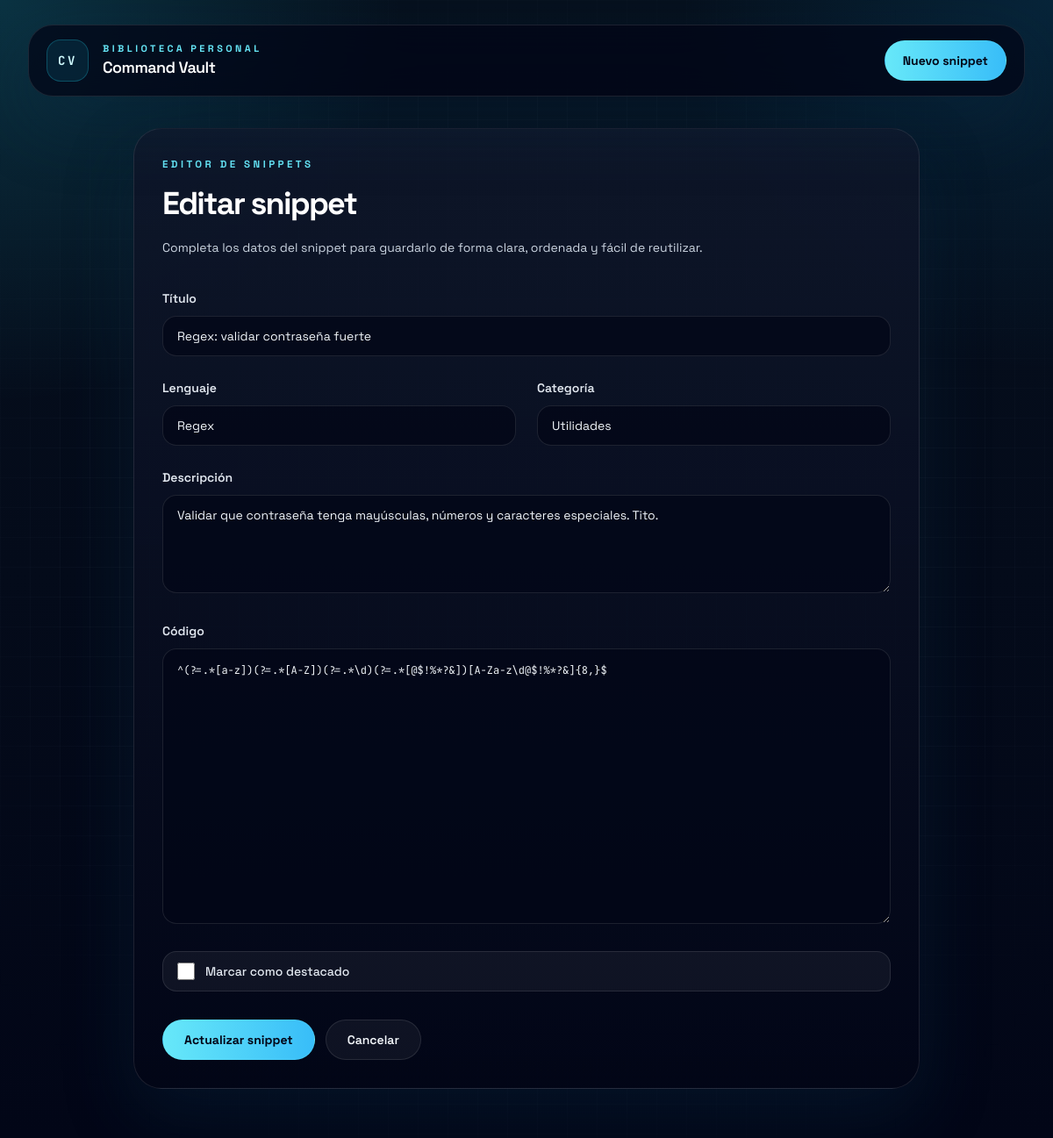
Page /editar/107/ on the committed database.
### vault/models.py (models this page shows, shortened)
class Snippet(models.Model):
    LENGUAJES = [
        ('python', 'Python'),
        ('javascript', 'JavaScript'),
        ('html', 'HTML'),
        ('css', 'CSS'),
        ('bash', 'Bash'),
        ('sql', 'SQL'),
        ('django', 'Django'),
        ('git', 'Git'),
        ('docker', 'Docker'),
        ('regex', 'Regex'),
        ('json', 'JSON'),
        ('yaml', 'YAML'),
    ]
    CATEGORIAS = [
        ('backend', 'Backend'),
        ('frontend', 'Frontend'),
        ('database', 'Base de datos'),
        ('devops', 'DevOps'),
        ('utils', 'Utilidades'),
    ]
    titulo = models.CharField(max_length=120)
    lenguaje = models.CharField(max_length=20, choices=LENGUAJES)
    categoria = models.CharField(max_length=20, choices=CATEGORIAS)
    descripcion = models.TextField()
    codigo = models.TextField()
    destacado = models.BooleanField(default=False)
    creado_en = models.DateTimeField(auto_now_add=True)
    actualizado_en = models.DateTimeField(auto_now=True)
    class Meta:
        ordering = ['-creado_en']
        verbose_name = 'Snippet'
        verbose_name_plural = 'Snippets'

### vault/views.py (the view)
# urls.py: path('editar/<int:pk>/', views.snippet_update, name='snippet_update'),
def snippet_update(request, pk):
    snippet = get_object_or_404(Snippet, pk=pk)
    if request.method == 'POST':
        form = SnippetForm(request.POST, instance=snippet)
        if form.is_valid():
            snippet = form.save()
            return redirect('snippet_detail', pk=snippet.pk)
    else:
        form = SnippetForm(instance=snippet)
    return render(request, 'vault/snippet_form.html', {
        'form': form,
        'titulo_pagina': 'Editar snippet',
        'texto_boton': 'Actualizar snippet'
    })

### vault/templates/vault/snippet_form.html (shortened to what this page needs)
{% extends 'vault/base.html' %}
{% block content %}
<section class="mx-auto max-w-4xl">
    <div class="rounded-[32px] border border-white/10 bg-[linear-gradient(180deg,rgba(15,23,42,0.9),rgba(2,6,23,0.96))] p-6 shadow-glow sm:p-8">
        <div class="max-w-2xl">
            <p class="text-[0.72rem] font-bold uppercase tracking-[0.3em] text-cyan-300">Editor de snippets</p>
            <h1 class="mt-4 text-4xl font-bold tracking-[-0.05em] text-white">{{ titulo_pagina }}</h1>
            <p class="mt-4 text-sm leading-7 text-slate-300">Completa los datos del snippet para guardarlo de forma clara, ordenada y fácil de reutilizar.</p>
        </div>
        <form method="post" class="mt-8 space-y-6">
            <div class="space-y-2">
                <label class="text-sm font-semibold text-slate-200" for="{{ form.titulo.id_for_label }}">Título</label>
                {{ form.titulo }}
            </div>
            <div class="grid gap-6 md:grid-cols-2">
                <div class="space-y-2">
                    <label class="text-sm font-semibold text-slate-200" for="{{ form.lenguaje.id_for_label }}">Lenguaje</label>
                    {{ form.lenguaje }}
                </div>
                <div class="space-y-2">
                    <label class="text-sm font-semibold text-slate-200" for="{{ form.categoria.id_for_label }}">Categoría</label>
                    {{ form.categoria }}
                </div>
            </div>
            <div class="space-y-2">
                <label class="text-sm font-semibold text-slate-200" for="{{ form.descripcion.id_for_label }}">Descripción</label>
                {{ form.descripcion }}
            </div>
            <div class="space-y-2">
                <label class="text-sm font-semibold text-slate-200" for="{{ form.codigo.id_for_label }}">Código</label>
                {{ form.codigo }}
            </div>
            <label class="flex items-center gap-3 rounded-2xl border border-white/10 bg-white/5 px-4 py-3 text-sm text-slate-200" for="{{ form.destacado.id_for_label }}">
                {{ form.destacado }}
                <span class="font-medium">Marcar como destacado</span>
            </label>
            <div class="flex flex-wrap gap-3 pt-2">
                <button type="submit" class="inline-flex items-center justify-center rounded-full border border-cyan-300/20 bg-gradient-to-r from-cyan-300 to-sky-400 px-6 py-3 text-sm font-bold text-slate-950 transition hover:-translate-y-0.5">{{ texto_boton }}</button>
                <a href="{% url 'snippet_list' %}" class="inline-flex items-center justify-center rounded-full border border-white/10 bg-white/5 px-6 py-3 text-sm font-semibold text-slate-100 transition hover:border-cyan-300/30 hover:bg-cyan-300/10">Cancelar</a>
            </div>
        </form>
    </div>
</section>
{% endblock %}

### rows in the picture
Snippet: titulo "Regex: validar contraseña fuerte", lenguaje "Regex", categoria "Utilidades", descripcion "Validar que contraseña tenga mayúsculas, números y caracteres especiales. Tito.", codigo "^(?=.*[a-z])(?=.*[A-Z])(?=.*\\d)(?=.*[@$!%*?&])[A-Za-z\\d@$!%*?&]{8,}$"

### other values in the picture
{{ titulo_pagina }} "Editar snippet"
{{ texto_boton }} "Actualizar snippet"
